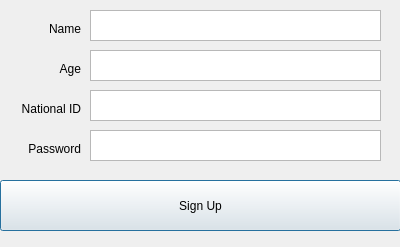
<?xml version="1.0" encoding="UTF-8"?>
<ui version="4.0">
 <class>SignupDialog</class>
 <widget class="QDialog" name="SignupDialog">
  <property name="geometry">
   <rect>
    <x>0</x>
    <y>0</y>
    <width>400</width>
    <height>247</height>
   </rect>
  </property>
  <property name="windowTitle">
   <string>Signup Page</string>
  </property>
  <widget class="QLabel" name="label">
   <property name="geometry">
    <rect>
     <x>20</x>
     <y>20</y>
     <width>61</width>
     <height>17</height>
    </rect>
   </property>
   <property name="text">
    <string>Name</string>
   </property>
   <property name="alignment">
    <set>Qt::AlignRight|Qt::AlignTrailing|Qt::AlignVCenter</set>
   </property>
  </widget>
  <widget class="QLabel" name="label_2">
   <property name="geometry">
    <rect>
     <x>10</x>
     <y>60</y>
     <width>71</width>
     <height>17</height>
    </rect>
   </property>
   <property name="text">
    <string>Age</string>
   </property>
   <property name="alignment">
    <set>Qt::AlignRight|Qt::AlignTrailing|Qt::AlignVCenter</set>
   </property>
  </widget>
  <widget class="QLabel" name="label_3">
   <property name="geometry">
    <rect>
     <x>0</x>
     <y>100</y>
     <width>81</width>
     <height>17</height>
    </rect>
   </property>
   <property name="layoutDirection">
    <enum>Qt::LeftToRight</enum>
   </property>
   <property name="text">
    <string>National ID</string>
   </property>
   <property name="alignment">
    <set>Qt::AlignRight|Qt::AlignTrailing|Qt::AlignVCenter</set>
   </property>
  </widget>
  <widget class="QLabel" name="label_4">
   <property name="geometry">
    <rect>
     <x>0</x>
     <y>140</y>
     <width>81</width>
     <height>17</height>
    </rect>
   </property>
   <property name="text">
    <string>Password</string>
   </property>
   <property name="alignment">
    <set>Qt::AlignRight|Qt::AlignTrailing|Qt::AlignVCenter</set>
   </property>
  </widget>
  <widget class="QTextEdit" name="nameTextEdit">
   <property name="geometry">
    <rect>
     <x>90</x>
     <y>10</y>
     <width>291</width>
     <height>31</height>
    </rect>
   </property>
  </widget>
  <widget class="QTextEdit" name="ageTextEdit">
   <property name="geometry">
    <rect>
     <x>90</x>
     <y>50</y>
     <width>291</width>
     <height>31</height>
    </rect>
   </property>
  </widget>
  <widget class="QTextEdit" name="nationalIDTextEdit">
   <property name="geometry">
    <rect>
     <x>90</x>
     <y>90</y>
     <width>291</width>
     <height>31</height>
    </rect>
   </property>
  </widget>
  <widget class="QTextEdit" name="passwordTextEdit">
   <property name="geometry">
    <rect>
     <x>90</x>
     <y>130</y>
     <width>291</width>
     <height>31</height>
    </rect>
   </property>
  </widget>
  <widget class="QPushButton" name="signupButton">
   <property name="geometry">
    <rect>
     <x>0</x>
     <y>180</y>
     <width>401</width>
     <height>51</height>
    </rect>
   </property>
   <property name="text">
    <string>Sign Up</string>
   </property>
  </widget>
 </widget>
 <resources/>
 <connections/>
</ui>
